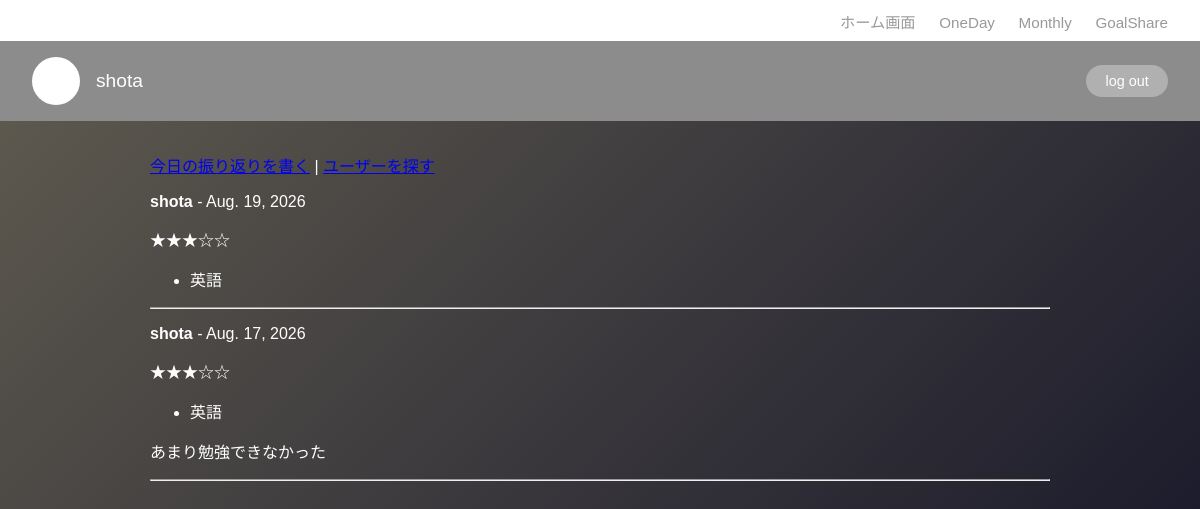
The app's page /goalshare/ (signed in) with its own data.
### GoalShare/models.py (models this page shows, shortened)
class DailyReflection(models.Model):
    user = models.ForeignKey(User, on_delete=models.CASCADE, related_name='reflections')
    date = models.DateField(default=timezone.localdate)
    rating = models.PositiveSmallIntegerField(null=True, blank=True)
    comment = models.TextField(blank=True)
    completed_tasks_snapshot = models.TextField(blank=True)
    created_at = models.DateTimeField(auto_now_add=True)
    class Meta:
        unique_together = ('user', 'date')
        ordering = ['-date']

### GoalShare/views.py (the view)
# urls.py: path('goalshare/', views.timeline, name='goalshare_timeline'),
@login_required
def timeline(request):
    following_ids = request.user.following.values_list('following_id', flat=True)
    reflections = DailyReflection.objects.filter(
        user_id__in=list(following_ids) + [request.user.id]
    ).select_related('user')
    context = {
        'reflections': reflections,
    }
    return render(request, 'goalshare/timeline.html', context)

### templates/goalshare/timeline.html (shortened to what this page needs)
{% extends 'base.html' %}
{% block content %}
    <p>
        <a href="{% url 'goalshare_reflection_create' %}">今日の振り返りを書く</a> |
        <a href="{% url 'goalshare_user_search' %}">ユーザーを探す</a>
    </p>
    {% for reflection in reflections %}
        <div class="reflection-card">
            <p><strong>{{ reflection.user.username }}</strong> - {{ reflection.date }}</p>
            {% if reflection.rating %}
                <p>{% for i in "12345" %}{% if forloop.counter <= reflection.rating %}★{% else %}☆{% endif %}{% endfor %}</p>
            {% endif %}
            {% if reflection.completed_tasks_snapshot %}
                <ul>
                    {% for task in reflection.completed_tasks_snapshot.splitlines %}
                        <li>{{ task }}</li>
                    {% endfor %}
                </ul>
            {% endif %}
            {% if reflection.comment %}
                <p>{{ reflection.comment }}</p>
            {% endif %}
        </div>
        <hr>
    {% empty %}
        <p>タイムラインに投稿がありません。フォローしている人が投稿すると、ここに表示されます。</p>
    {% endfor %}
{% endblock %}

### templates/base.html (shortened to what this page needs)
<!DOCTYPE html>
<html lang="ja">
<head>
</head>
<body>
    {% if user.is_authenticated %}
        <nav class="top-nav">
            <a href="{% url 'home' %}">ホーム画面</a>
            <a href="{% url 'oneday_index' %}">OneDay</a>
            <a href="{% url 'monthly_index' %}">Monthly</a>
            <a href="{% url 'goalshare_timeline' %}">GoalShare</a>
        </nav>
        <div class="user-bar">
            {% if user.profile.avatar %}
                <img src="{{ user.profile.avatar.url }}" class="avatar" alt="avatar">
            {% else %}
                <div class="avatar"></div>
            {% endif %}
            <span class="username">{{ user.username }}</span>
            <form method="post" action="{% url 'logout' %}">
                <button type="submit" class="logout-btn">log out</button>
            </form>
        </div>
    {% endif %}
    <main>
        {% block content %}
        {% endblock %}
    </main>
</body>
</html>

### templates/base.html (style rules this page uses)
body { margin: 0; font-family: 'Noto Sans JP', sans-serif; background: linear-gradient(135deg, #615d51 0%, #111126 100%); min-height: 100vh; color: #ffffff; }
.top-nav { background-color: #ffffff; padding: 0.6rem 2rem; text-align: right; }
.top-nav a { color: #999999; text-decoration: none; margin-left: 1.2rem; font-size: 0.95rem; }
.user-bar { background-color: #8c8c8c; padding: 1rem 2rem; display: flex; align-items: center; gap: 1rem; }
.avatar { width: 48px; height: 48px; border-radius: 50%; background-color: #ffffff; object-fit: cover; }
.username { font-size: 1.2rem; flex-grow: 1; }
.logout-btn { background-color: #b0b0b0; color: #ffffff; border: none; padding: 0.5rem 1.2rem; border-radius: 999px; cursor: pointer; font-size: 0.9rem; }
main { max-width: 900px; margin: 2rem auto; padding: 0 1.5rem; }

### records on screen
DailyReflection: user.username "shota", date "Aug. 19, 2026", rating 3 (drawn), splitlines "英語"
DailyReflection: user.username "shota", date "Aug. 17, 2026", rating 3 (drawn), splitlines "英語", comment "あまり勉強できなかった"

### other values on screen
{{ user.username }} "shota"
